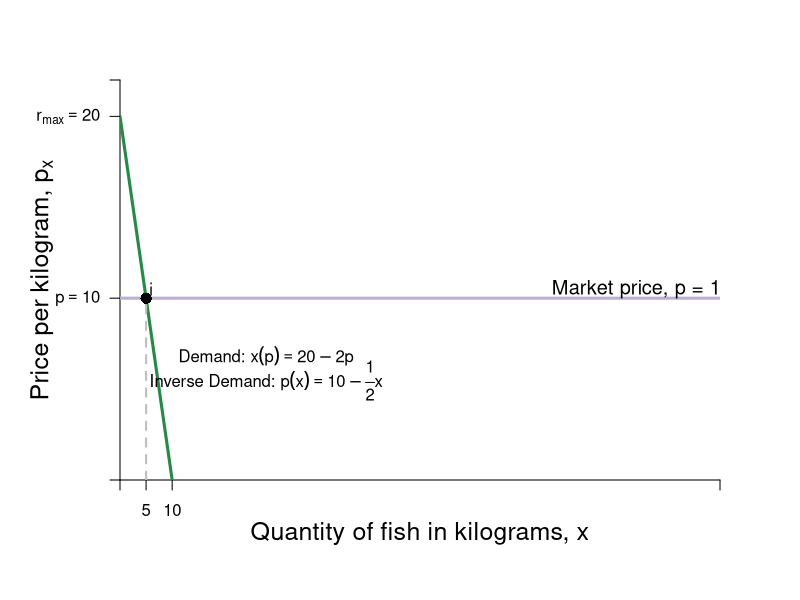

Source code (R):
require(shape)
pdf(file = "bfh-textbook/indmarketdemand/demand_market_indiv.pdf", width = 9, height = 7)

#Set parameters for graphics
axislabelsize <- 1.5
labelsize <- 1.2
graphlinewidth <- 3
segmentlinewidth <- 2

COL <- c("#7fc97f", "#beaed4", "#fdc086", "#ffff99", "#386cb0", "#f0027f", "#bf5b17", "#666666")
COLA <- c("#99d8c9","#66c2a4","#41ae76", "#238b45", "#005824")
COLB <- c("#4eb3d3", "#2b8cbe", "#0868ac","#084081")

par(mar =  c(6, 6, 4, 4))

MarketD <- function(x, rmax = 20, xmax = 10, n = 10) {
  rmax - (rmax/(n*xmax))*x
}

mrsA <- function(x, rmax = 20, xmax = 10) {
  rmax - (rmax/xmax)*x
}

uA <- function(x, y, rmax = 20, xmax = 10) {
  y + rmax*x - (1/2)(rmax/xmax)*x^2
}

xlims <- c(0, 115)
ylims <- c(0, 22)

npts <- 501 
x <- seq(xlims[1], xlims[2], length.out = npts)
y <- seq(ylims[1], ylims[2], length.out = npts) 
a <- c(46.08, 55, 64)
b <- c(46.08, 55, 64)

plot(0, 0, xlim = xlims, ylim = ylims, type = "n",
     xlab = expression(paste("")),
     ylab = expression(paste("")), 
     xaxt = "n", 
     yaxt = "n", 
     cex.lab = axislabelsize, 
     bty = "n",
     xaxs="i", 
     yaxs="i")

# ticksy <- seq(from = 0, to = ylims[2], by = 2)
# ylabels <- seq(from = 0, to = ylims[2], by = 2)
# ticksx <- seq(from = 0, to = xlims[2], by = 2)
# xlabels <- seq(from = 0, to = xlims[2], by = 2)
ticksy <- c(0, 10, 20, ylims[2])
ylabels <- c(NA, expression(paste(p == 10)), expression(paste(r[max] == 20)), NA)
ticksx <- c(0, 5, 10, xlims[2])
xlabels <- c(NA, expression(5), expression(paste(10)), NA)

axis(1, at = ticksx, pos = 0, labels = xlabels)
axis(2, at = ticksy, pos = 0, labels = ylabels, las = 1)

npts <- 500 
xx1 <- seq(xlims[1], xlims[2], length.out = npts)

#xpoly <- c(0, 10, 0)
#ypoly <- c(5, 5, 10)
#polygon(x = xpoly, y = ypoly, col = COL[4], density=NULL, border = NA)

#Lines for mrs graph
#lines(xx1, MarketD(xx1, rmax = 20, xmax = 10, n = 10), col = COLA[4], lwd = graphlinewidth)
lines(xx1, mrsA(xx1, rmax = 20, xmax = 10), col = COLA[4], lwd = graphlinewidth)

segments(0, 10, xlims[2], 10, lty = 1, col = COL[2] , lwd = graphlinewidth)
segments(5, 0, 5, 10, lty = 2, col = "gray" , lwd = segmentlinewidth)

#Label axes
mtext(expression(paste("Quantity of fish in kilograms, ", x)), side=1, line = 2.5, cex = axislabelsize)
text(-15, 0.5*ylims[2], expression(paste("Price per kilogram, ", p[x])), xpd = TRUE, cex = axislabelsize, srt = 90) 

points(5, 10, pch = 16, col = "black", cex = 1.5)
text(6, 10.5, expression(i))

#segments(4.11765, 6.17647, 5.88, 8.88, lty = 1, col = COL[2] , lwd = graphlinewidth)
text(100, 10.5, expression("Market price, p = 10"), cex = labelsize)
#text(7.3, 2.5, expression("Curve"))
#Arrows(7.3, 3.5, 7.3, 6.1, col = "black", lty = 1, lwd = 2, arr.type = "triangle", arr.lwd = 0.5)

#Label the iso-welfare functions for the HG, Aisha
# text(3.8, 1.5, expression(u[1]^A))
# text(4.6, 1.5, expression(u[2]^A))
# text(5.5, 1.5, expression(u[3]^A))
#text(6.6, 8.3, expression(u[4]^A))


#Label the indifference curves for the HG, Betty
# text(7.6, 17, expression(u[1]^B))
# text(6.75, 17, expression(u[2]^B))
# text(6, 17, expression(u[3]^B))
#text(3.4, 6.9, expression(v[4]^B))

#Label mrs function
text(28, 6.8, expression(paste("Demand: ", x(p) == 20 - 2*p)))
text(28, 5.5, expression(paste("Inverse Demand: ", p(x) == 10 - frac(1,2)*x)))
#Arrows(10, 7.5, 10, 5, col = "black", lty = 1, lwd = 2, arr.type = "triangle", arr.lwd = 0.5)

#Label satiation
#text(20, 3.5, expression(paste(x[max] == "Point")))
#text(20, 3, expression(paste("of Satiation")))
#Arrows(20, 2.5, 20, 0.5, col = "black", lty = 1, lwd = 2, arr.type = "triangle", arr.lwd = 0.5)

#Label highest willingness to pay
#text(5, 10, expression("Consumer Surplus"))
#text(5, 9, expression(paste(CS==frac(1, 2)*bgroup("(",r[max] - p,")")*x)))
#Arrows(5, 8.5, 5, 6, col = "black", lty = 1, lwd = 2, arr.type = "triangle", arr.lwd = 0.5)

dev.off()
